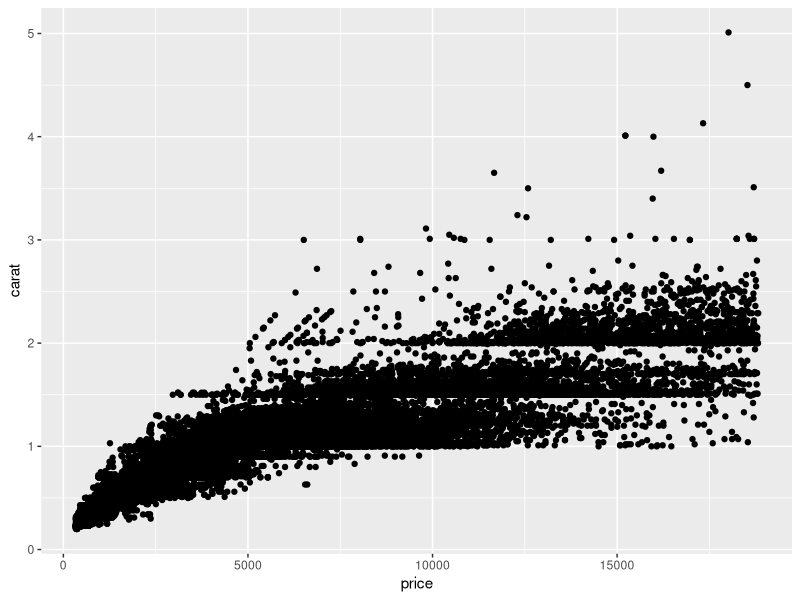
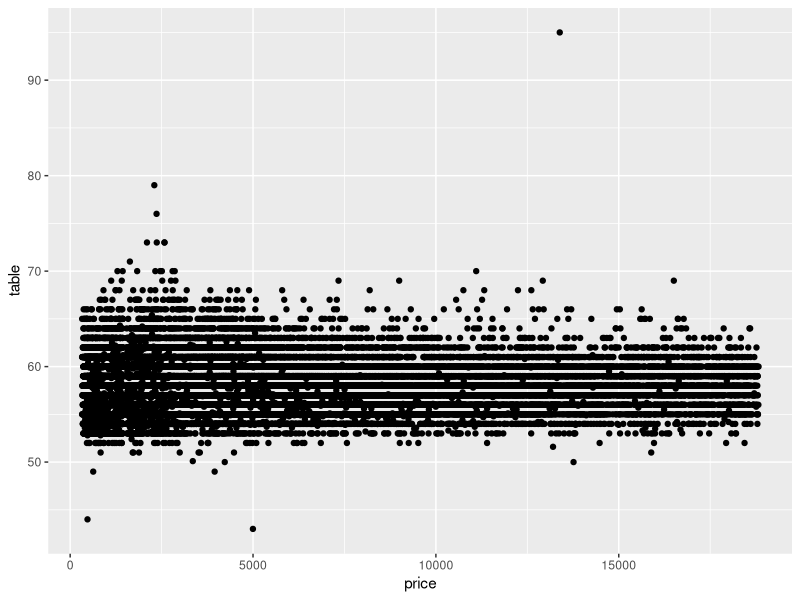
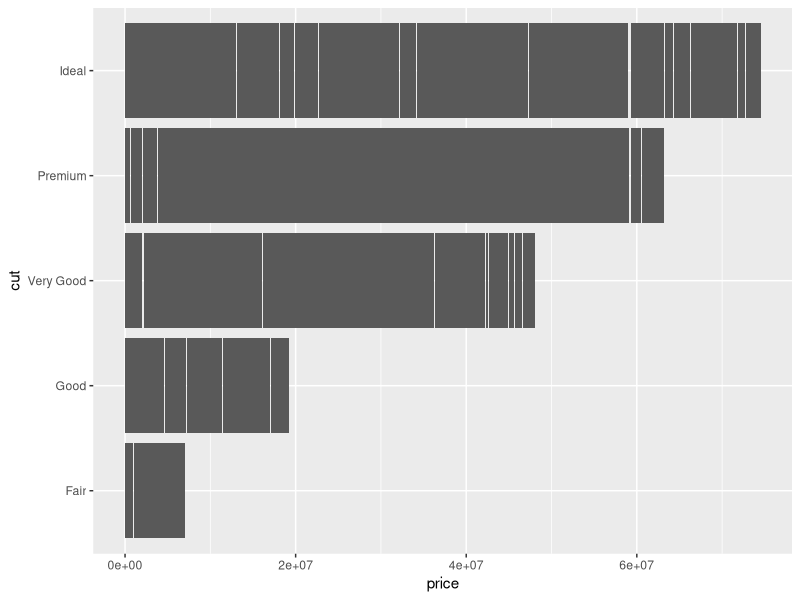

These figures' R source, in order:
## ---- chunk 1
knitr::opts_chunk$set(echo = TRUE)
library(tidyverse)
## ---- chunk 2
### In this code chunk, start with the diamonds dataset (built in to
### ggplot2 package) and create a plot of price vs. carat (or some other
### variables of your choice)
ggplot(data = diamonds, aes(x = price, y = carat)) +
  geom_point()
## ---- chunk 3
### In this code chunk, start with the diamonds dataset (built in to
### ggplot2 package) and create a subset based on filtering, e.g., 
### size greater than 1 carat or cut is "Ideal"

diamonds_subset <- diamonds %>% 
  filter(carat > 1 & cut == "Ideal")

## ---- chunk 4
ggplot(data = diamonds, aes(x = price, y = table)) +
  geom_point()

diamonds_subset %>% 
  group_by(color) %>% 
  summarize(mean_price = mean(price, na.rm=TRUE))
## ---- chunk 5
ggplot(data = diamonds, aes(x = price, y = cut)) +
  geom_col()
